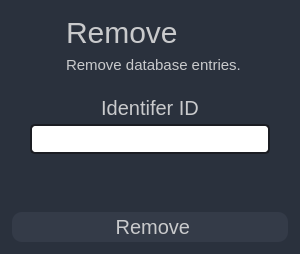
                        <widget class="QFrame" name="frame_remove">
                         <property name="minimumSize">
                          <size>
                           <width>300</width>
                           <height>0</height>
                          </size>
                         </property>
                         <property name="styleSheet">
                          <string notr="true">background-color: rgb(42,49,61);
border-radius: 20px;</string>
                         </property>
                         <property name="frameShape">
                          <enum>QFrame::NoFrame</enum>
                         </property>
                         <property name="frameShadow">
                          <enum>QFrame::Raised</enum>
                         </property>
                         <layout class="QVBoxLayout" name="verticalLayout_18">
                          <property name="spacing">
                           <number>0</number>
                          </property>
                          <property name="leftMargin">
                           <number>0</number>
                          </property>
                          <property name="topMargin">
                           <number>6</number>
                          </property>
                          <property name="rightMargin">
                           <number>0</number>
                          </property>
                          <property name="bottomMargin">
                           <number>0</number>
                          </property>
                          <item>
                           <widget class="QFrame" name="frame_remove_title">
                            <property name="minimumSize">
                             <size>
                              <width>0</width>
                              <height>0</height>
                             </size>
                            </property>
                            <property name="maximumSize">
                             <size>
                              <width>16777215</width>
                              <height>100</height>
                             </size>
                            </property>
                            <property name="frameShape">
                             <enum>QFrame::NoFrame</enum>
                            </property>
                            <property name="frameShadow">
                             <enum>QFrame::Raised</enum>
                            </property>
                            <layout class="QHBoxLayout" name="horizontalLayout_10">
                             <property name="spacing">
                              <number>0</number>
                             </property>
                             <property name="leftMargin">
                              <number>0</number>
                             </property>
                             <property name="topMargin">
                              <number>0</number>
                             </property>
                             <property name="rightMargin">
                              <number>20</number>
                             </property>
                             <property name="bottomMargin">
                              <number>0</number>
                             </property>
                             <item>
                              <widget class="QLabel" name="label_7">
                               <property name="maximumSize">
                                <size>
                                 <width>85</width>
                                 <height>16777215</height>
                                </size>
                               </property>
                               <property name="styleSheet">
                                <string notr="true">padding-left: 20px;
</string>
                               </property>
                               <property name="text">
                                <string/>
                               </property>
                               <property name="pixmap">
                                <pixmap resource="../graphics/files.qrc">:/other/remove.png</pixmap>
                               </property>
                              </widget>
                             </item>
                             <item>
                              <widget class="QFrame" name="frame_20">
                               <property name="frameShape">
                                <enum>QFrame::NoFrame</enum>
                               </property>
                               <property name="frameShadow">
                                <enum>QFrame::Raised</enum>
                               </property>
                               <layout class="QVBoxLayout" name="verticalLayout_20">
                                <item>
                                 <widget class="QLabel" name="label_13">
                                  <property name="styleSheet">
                                   <string notr="true">QLabel {
	color: rgb(201, 202, 204);
	font-size: 30px;
}
</string>
                                  </property>
                                  <property name="text">
                                   <string>Remove </string>
                                  </property>
                                 </widget>
                                </item>
                                <item>
                                 <widget class="QLabel" name="label_12">
                                  <property name="styleSheet">
                                   <string notr="true">QLabel {
	color: rgb(201, 202, 204);
	font-size: 15px;
}
</string>
                                  </property>
                                  <property name="text">
                                   <string>Remove database entries.</string>
                                  </property>
                                 </widget>
                                </item>
                               </layout>
                              </widget>
                             </item>
                             <item>
                              <widget class="QPushButton" name="pushButton_3">
                               <property name="sizePolicy">
                                <sizepolicy hsizetype="Minimum" vsizetype="Minimum">
                                 <horstretch>0</horstretch>
                                 <verstretch>0</verstretch>
                                </sizepolicy>
                               </property>
                               <property name="minimumSize">
                                <size>
                                 <width>30</width>
                                 <height>30</height>
                                </size>
                               </property>
                               <property name="maximumSize">
                                <size>
                                 <width>30</width>
                                 <height>30</height>
                                </size>
                               </property>
                               <property name="layoutDirection">
                                <enum>Qt::LeftToRight</enum>
                               </property>
                               <property name="styleSheet">
                                <string notr="true">QPushButton{
	border-radius:15px;
}

QPushButton:hover {
	background-color: rgb(57, 65, 80);
	border: 2px solid rgb(61, 70, 86);
}
QPushButton:pressed {	
	background-color: rgb(35, 40, 49);
	border: 2px solid rgb(43, 50, 61);
}</string>
                               </property>
                               <property name="text">
                                <string/>
                               </property>
                               <property name="icon">
                                <iconset>
                                 <normalon>:/24x24/icons/24x24/cil-settings.png</normalon>
                                </iconset>
                               </property>
                               <property name="iconSize">
                                <size>
                                 <width>24</width>
                                 <height>24</height>
                                </size>
                               </property>
                              </widget>
                             </item>
                            </layout>
                           </widget>
                          </item>
                          <item>
                           <widget class="QFrame" name="frame_remove_content">
                            <property name="frameShape">
                             <enum>QFrame::NoFrame</enum>
                            </property>
                            <property name="frameShadow">
                             <enum>QFrame::Raised</enum>
                            </property>
                            <layout class="QVBoxLayout" name="verticalLayout_26">
                             <property name="spacing">
                              <number>0</number>
                             </property>
                             <property name="leftMargin">
                              <number>12</number>
                             </property>
                             <property name="topMargin">
                              <number>0</number>
                             </property>
                             <property name="rightMargin">
                              <number>12</number>
                             </property>
                             <property name="bottomMargin">
                              <number>12</number>
                             </property>
                             <item>
                              <widget class="QFrame" name="frame_15">
                               <property name="frameShape">
                                <enum>QFrame::StyledPanel</enum>
                               </property>
                               <property name="frameShadow">
                                <enum>QFrame::Raised</enum>
                               </property>
                               <layout class="QHBoxLayout" name="horizontalLayout_14">
                                <item>
                                 <widget class="QFrame" name="frame_19">
                                  <property name="frameShape">
                                   <enum>QFrame::StyledPanel</enum>
                                  </property>
                                  <property name="frameShadow">
                                   <enum>QFrame::Raised</enum>
                                  </property>
                                  <layout class="QVBoxLayout" name="verticalLayout_30">
                                   <property name="topMargin">
                                    <number>6</number>
                                   </property>
                                   <item>
                                    <widget class="QLabel" name="label_20">
                                     <property name="minimumSize">
                                      <size>
                                       <width>0</width>
                                       <height>20</height>
                                      </size>
                                     </property>
                                     <property name="maximumSize">
                                      <size>
                                       <width>16777215</width>
                                       <height>20</height>
                                      </size>
                                     </property>
                                     <property name="styleSheet">
                                      <string notr="true">QLabel {
	color: rgb(201, 202, 204);
	font-size: 20px;
	text-align: center;
}</string>
                                     </property>
                                     <property name="text">
                                      <string>Identifer ID</string>
                                     </property>
                                     <property name="alignment">
                                      <set>Qt::AlignCenter</set>
                                     </property>
                                    </widget>
                                   </item>
                                   <item>
                                    <widget class="QLineEdit" name="lineEdit_delete_identifier">
                                     <property name="minimumSize">
                                      <size>
                                       <width>0</width>
                                       <height>30</height>
                                      </size>
                                     </property>
                                     <property name="styleSheet">
                                      <string notr="true">QLineEdit {
	background-color: rgb(255,255,255);
	border-radius: 5px;
	border: 2px solid rgb(27, 29, 35);
	padding-left: 10px;
	font-size: 15px;
	color: #8f8f8f;
}
QLineEdit:hover {
	border: 2px solid rgb(64, 71, 88);
}
QLineEdit:focus {
	border: 2px solid rgb(91, 101, 124);
}</string>
                                     </property>
                                     <property name="text">
                                      <string/>
                                     </property>
                                     <property name="placeholderText">
                                      <string/>
                                     </property>
                                    </widget>
                                   </item>
                                   <item>
                                    <spacer name="verticalSpacer_6">
                                     <property name="orientation">
                                      <enum>Qt::Vertical</enum>
                                     </property>
                                     <property name="sizeHint" stdset="0">
                                      <size>
                                       <width>20</width>
                                       <height>40</height>
                                      </size>
                                     </property>
                                    </spacer>
                                   </item>
                                  </layout>
                                 </widget>
                                </item>
                               </layout>
                              </widget>
                             </item>
                             <item>
                              <widget class="QPushButton" name="pushButton_2">
                               <property name="minimumSize">
                                <size>
                                 <width>0</width>
                                 <height>30</height>
                                </size>
                               </property>
                               <property name="styleSheet">
                                <string notr="true">QPushButton{
	background-color: rgb(52, 59, 72);
	border-radius: 10px;
	font-size: 20px;
	color: rgb(201, 202, 204);

}

QPushButton:hover {
	background-color: rgb(57, 65, 80);
	border: 2px solid rgb(61, 70, 86);
}
QPushButton:pressed {	
	background-color: rgb(35, 40, 49);
	border: 2px solid rgb(43, 50, 61);
}</string>
                               </property>
                               <property name="text">
                                <string> Remove</string>
                               </property>
                               <property name="icon">
                                <iconset>
                                 <normalon>icons/24x24/cil-trash.png</normalon>
                                </iconset>
                               </property>
                              </widget>
                             </item>
                            </layout>
                           </widget>
                          </item>
                         </layout>
                        </widget>
